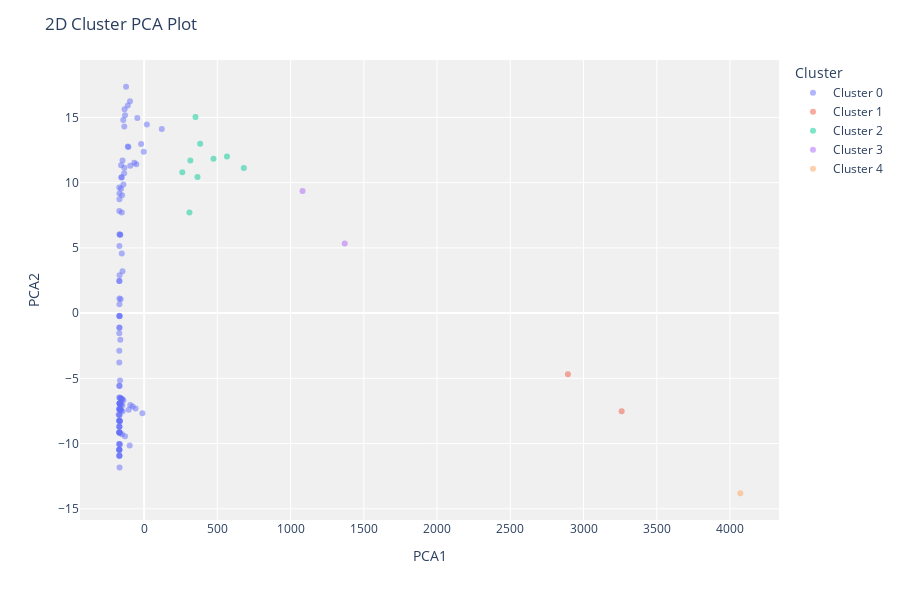

Notebook code cell kept with this figure:
### Code cell
evaluate_model(model)

### Figure 1 — Plotly figure (JSON) as saved in the notebook; plotly's stock layout.template omitted (floating-point values rounded to 4 significant figures)
{"data": [{"customdata": [[null], [null], [null], [null], [null], [null], [null], [null], [null], [null], [null], [null], [null], [null], [null], [null], [null], [null], [null], [null], [null], [null], [null], [null], [null], [null], [null], [null], [null], [null], [null], [null], [null], [null], [null], [null], [null], [null], [null], [null], [null], [null], [null], [null], [null], [null], [null], [null], [null], [null], [null], [null], [null], [null], [null], [null], [null], [null], [null], [null], [null], [null], [null], [null], [null], [null], [null], [null], [null], [null], [null], [null], [null], [null], [null], [null], [null], [null], [null], [null], [null], [null], [null], [null], [null], [null], [null], [null], [null], [null], [null], [null], [null], [null], [null], [null], [null], [null], [null], [null], [null], [null], [null], [null], [null], [null], [null], [null], [null], [null], [null], [null], [null]], "hovertemplate": "Cluster=Cluster 0<br>PCA1=%{x}<br>PCA2=%{y}<br>Feature=%{customdata[0]}<extra></extra>", "legendgroup": "Cluster 0", "marker": {"color": "#636efa", "opacity": 0.5, "symbol": "circle"}, "mode": "markers", "name": "Cluster 0", "orientation": "v", "showlegend": true, "textposition": "top center", "type": "scatter", "x": [-173.7, -147.6, -147.5, -148.7, -149.6, -150.6, -151.6, -151.7, -152.6, -152.6, -153.5, -155.5, -146.7, -156.6, -157.6, -157.7, -157.6, -160.7, -160.6, -162.6, -162.6, -163.6, -164.6, -164.7, -164.6, -157.5, -142.5, -141.6, -141.6, 120.5, 18.53, -2.502, -11.65, -20.49, -46.46, -53.52, -58.65, -67.52, -78.65, -94.53, -94.64, -96.45, -98.68, -105.7, -107.5, -111.5, -111.5, -123.4, -130.5, -130.7, -133.5, -134.5, -135.5, -136.5, -164.6, -164.7, -162.6, -165.6, -168.6, -169.7, -169.7, -165.7, -169.7, -169.7, -169.7, -169.6, -169.7, -169.6, -169.6, -169.7, -169.7, -169.6, -169.7, -169.6, -169.7, -169.7, -169.7, -169.7, -169.7, -169.6, -169.6, -169.7, -169.7, -168.7, -168.6, -169.6, -168.6, -166.7, -166.6, -166.7, -166.6, -166.7, -168.6, -167.7, -167.7, -167.7, -167.7, -167.7, -167.6, -166.6, -167.6, -167.6, -168.7, -168.6, -168.6, -168.6, -168.7, -168.7, -168.6, -168.7, -168.7, -168.6, -168.7], "xaxis": "x", "y": [-7.772, 3.212, 11.7, -7.067, -6.61, 9.029, -6.594, -9.285, 7.712, 4.578, 10.4, 10.41, -7.532, -6.556, 9.533, -7.446, -6.997, -7.423, 1.061, -2.042, 6.008, -6.951, -5.156, -8.291, -6.943, 11.32, 14.8, -6.672, 9.853, 14.11, 14.45, 12.37, -7.68, 12.96, 14.96, 11.42, -7.315, 11.53, -7.16, 11.29, -7.036, 16.24, -10.14, -7.4, 12.73, 12.77, 15.91, 17.35, 15.16, -9.448, 15.63, 11.15, 14.3, 10.71, 6.009, -10.08, -6.509, -6.486, 1.123, -10.48, -8.696, -7.384, -10.04, -8.247, -6.465, -0.2114, -10.04, 7.829, 2.469, -9.145, -10.48, -3.78, -10.93, -1.549, -5.572, -8.252, -7.359, -8.252, -7.359, 9.621, -1.105, -9.145, -10.48, -9.153, 8.72, -2.892, 6.04, -9.169, -6.927, -8.275, -6.927, -7.377, 2.461, -7.818, -5.587, -11.84, -7.369, -9.161, -6.92, -0.2347, 2.902, -1.12, -8.704, 5.141, 9.169, -0.2192, -10.94, -7.81, -6.912, -8.704, -10.49, 0.6742, -10.94], "yaxis": "y"}, {"customdata": [[null], [null]], "hovertemplate": "Cluster=Cluster 1<br>PCA1=%{x}<br>PCA2=%{y}<br>Feature=%{customdata[0]}<extra></extra>", "legendgroup": "Cluster 1", "marker": {"color": "#EF553B", "opacity": 0.5, "symbol": "circle"}, "mode": "markers", "name": "Cluster 1", "orientation": "v", "showlegend": true, "textposition": "top center", "type": "scatter", "x": [3260.0, 2893.0], "xaxis": "x", "y": [-7.53, -4.685], "yaxis": "y"}, {"customdata": [[null], [null], [null], [null], [null], [null], [null], [null], [null]], "hovertemplate": "Cluster=Cluster 2<br>PCA1=%{x}<br>PCA2=%{y}<br>Feature=%{customdata[0]}<extra></extra>", "legendgroup": "Cluster 2", "marker": {"color": "#00cc96", "opacity": 0.5, "symbol": "circle"}, "mode": "markers", "name": "Cluster 2", "orientation": "v", "showlegend": true, "textposition": "top center", "type": "scatter", "x": [565.5, 680.5, 473.5, 260.5, 364.5, 350.6, 315.5, 309.5, 382.5], "xaxis": "x", "y": [12.01, 11.12, 11.82, 10.8, 10.43, 15.02, 11.7, 7.705, 12.98], "yaxis": "y"}, {"customdata": [[null], [null]], "hovertemplate": "Cluster=Cluster 3<br>PCA1=%{x}<br>PCA2=%{y}<br>Feature=%{customdata[0]}<extra></extra>", "legendgroup": "Cluster 3", "marker": {"color": "#ab63fa", "opacity": 0.5, "symbol": "circle"}, "mode": "markers", "name": "Cluster 3", "orientation": "v", "showlegend": true, "textposition": "top center", "type": "scatter", "x": [1082.0, 1370.0], "xaxis": "x", "y": [9.359, 5.33], "yaxis": "y"}, {"customdata": [[null]], "hovertemplate": "Cluster=Cluster 4<br>PCA1=%{x}<br>PCA2=%{y}<br>Feature=%{customdata[0]}<extra></extra>", "legendgroup": "Cluster 4", "marker": {"color": "#FFA15A", "opacity": 0.5, "symbol": "circle"}, "mode": "markers", "name": "Cluster 4", "orientation": "v", "showlegend": true, "textposition": "top center", "type": "scatter", "x": [4070.0], "xaxis": "x", "y": [-13.81], "yaxis": "y"}], "layout": {"height": 600, "legend": {"title": {"text": "Cluster"}, "tracegroupgap": 0}, "margin": {"t": 60}, "plot_bgcolor": "rgb(240,240,240)", "title": {"text": "2D Cluster PCA Plot"}, "xaxis": {"anchor": "y", "domain": [0, 1], "title": {"text": "PCA1"}}, "yaxis": {"anchor": "x", "domain": [0, 1], "title": {"text": "PCA2"}}}}
